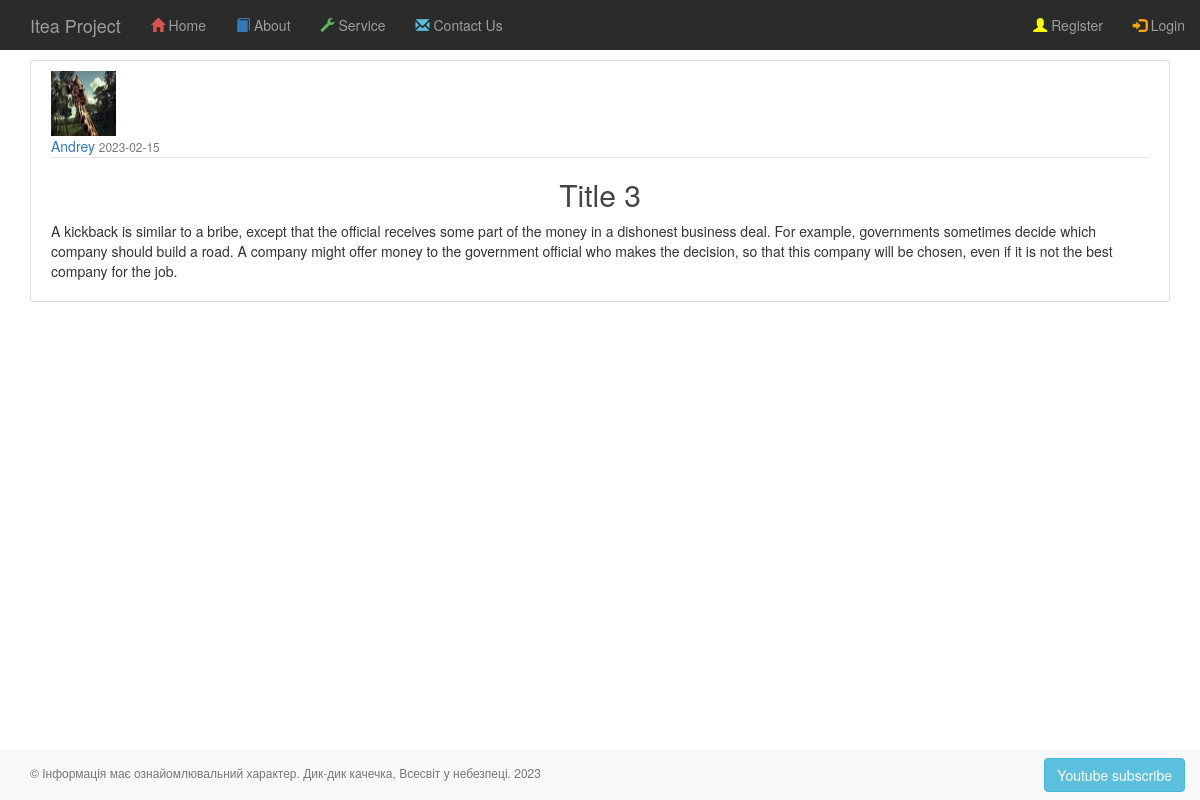
The page /posts/post/3 on the database its author committed.
### app/auth/models.py (models this page shows, shortened)
class Profile(BaseModel):
    avatar = CharField()
    info = TextField()
    city = CharField()
    age = IntegerField()

class User(BaseModel, UserMixin):
    username = CharField(max_length=100)
    email = CharField(max_length=200, unique=True, index=True)
    __password_hash = CharField(max_length=128)
    last_visit = DateTimeField(default=datetime.datetime.now)
    role = ForeignKeyField(Role, backref='users')
    profile = ForeignKeyField(Profile)
    @property
    def password(self):
        raise AttributeError('password is not a valid attribute')

class Post(BaseModel):
    title = CharField(max_length=100)
    content = TextField(default="")
    date_posted = DateTimeField(default=datetime.datetime.utcnow)
    author = ForeignKeyField(User)

### app/posts/routes.py (the view)
@posts.route("/post/<int:post_id>")
def post_func(post_id):
    post = Post.select().where(Post.id == post_id).first()
    if not post:
        abort(404)
    return render_template('posts/posts.html',
                           title=post.title,
                           post=post)

### app/templates/posts/posts.html (shortened to what this page needs)
{% extends '_base.html' %}
{% block page_content %}
    <article class="media content-section">
        <img class="rounded-circle article-img"
             src="{{ url_for('static', filename='profile_pics/' + post.author.profile.avatar) }}">
        <div class="media-body">
            <div class="article-metadata">
                <a class="mr-2" href="#">{{ post.author.username }}</a>
                <small class="text-muted">{{ post.date_posted.strftime('%Y-%m-%d') }}</small>
            </div>
            <h2 class="article-title">{{ post.title }}</h2>
            <p class="article-content">{{ post.content }}</p>
        </div>
    </article>
{% endblock page_content %}

### app/static/css/styles_blog.css (style rules this page uses)
.content-section { background: #ffffff; padding: 10px 20px; border: 1px solid #dddddd; border-radius: 3px; margin-bottom: 20px; }
.article-title { color: #444444; }
.article-content { white-space: pre-line; }
.article-img { height: 65px; width: 65px; margin-right: 16px; }
.article-metadata { padding-bottom: 1px; margin-bottom: 4px; border-bottom: 1px solid #e3e3e3 }

### app/static/css/styles.css (style rules this page uses)
h1, h2, h3 { text-align: center; }

### rows shown on the page
Profile: avatar (picture)
User: author.username "Andrey"
Post: date_posted "2023-02-15", title "Title 3", content "A kickback is similar to a bribe, except that the official receives some part of the money in a dishonest business deal. For example, governments sometimes decide which company should build a road. A company might offer money to the government official who makes the decision, so that this company will be chosen, even if it is not the best company for the job."
